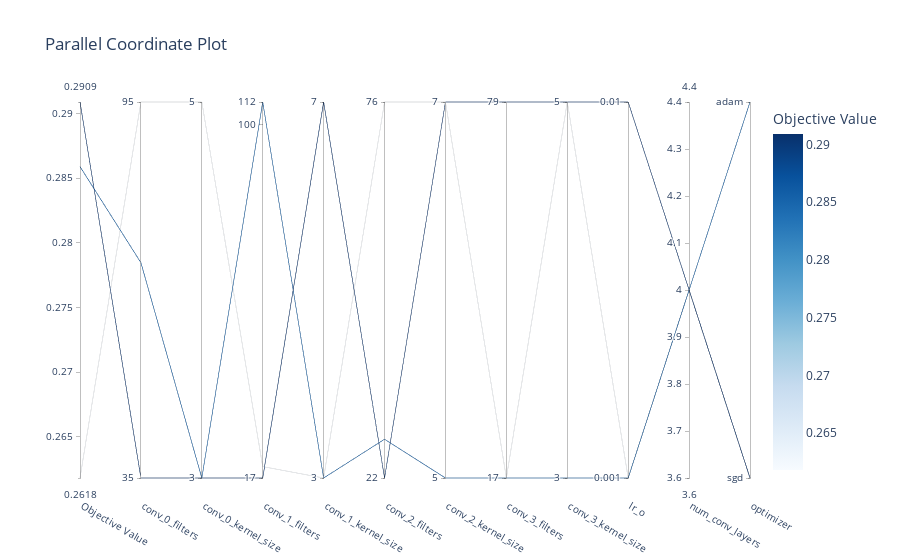

This figure's notebook cell:
### Code cell
import optuna

from optuna.visualization import plot_contour
from optuna.visualization import plot_edf
from optuna.visualization import plot_intermediate_values
from optuna.visualization import plot_optimization_history
from optuna.visualization import plot_parallel_coordinate
from optuna.visualization import plot_param_importances
from optuna.visualization import plot_rank
from optuna.visualization import plot_slice
from optuna.visualization import plot_timeline

import plotly

study = optuna.load_study(study_name="bestArch1", storage="sqlite:///optuna.db")
params = study.best_params
print(params)

plot_parallel_coordinate(study)

### Figure 1 — Plotly figure (JSON) as saved in the notebook; plotly's stock layout.template omitted (floating-point values rounded to 4 significant figures)
{"data": [{"dimensions": [{"label": "Objective Value", "range": [0.2618, 0.2909], "values": [0.2859, 0.2909, 0.2618]}, {"label": "conv_0_filters", "range": [1.544, 1.978], "ticktext": ["35", "95"], "tickvals": [1.544, 1.978], "values": [1.792, 1.544, 1.978]}, {"label": "conv_0_kernel_size", "range": [0, 1], "ticktext": ["3", "5"], "tickvals": [0, 1], "values": [0, 0, 1]}, {"label": "conv_1_filters", "range": [1.23, 2.049], "ticktext": ["17", "100", "112"], "tickvals": [1.23, 2, 2.049], "values": [2.049, 1.23, 1.255]}, {"label": "conv_1_kernel_size", "range": [0, 1], "ticktext": ["3", "7"], "tickvals": [0, 1], "values": [0, 1, 0]}, {"label": "conv_2_filters", "range": [1.342, 1.881], "ticktext": ["22", "76"], "tickvals": [1.342, 1.881], "values": [1.398, 1.342, 1.881]}, {"label": "conv_2_kernel_size", "range": [0, 1], "ticktext": ["5", "7"], "tickvals": [0, 1], "values": [0, 1, 1]}, {"label": "conv_3_filters", "range": [1.23, 1.898], "ticktext": ["17", "79"], "tickvals": [1.23, 1.898], "values": [1.23, 1.898, 1.23]}, {"label": "conv_3_kernel_size", "range": [0, 1], "ticktext": ["3", "5"], "tickvals": [0, 1], "values": [0, 1, 1]}, {"label": "lr_o", "range": [0, 1], "ticktext": ["0.001", "0.01"], "tickvals": [0, 1], "values": [0, 1, 0]}, {"label": "num_conv_layers", "range": [4, 4], "values": [4, 4, 4]}, {"label": "optimizer", "range": [0, 1], "ticktext": ["sgd", "adam"], "tickvals": [0, 1], "values": [1, 0, 0]}], "labelangle": 30, "labelside": "bottom", "line": {"color": [0.2859, 0.2909, 0.2618], "colorbar": {"title": {"text": "Objective Value"}}, "colorscale": [[0, "rgb(247,251,255)"], [0.125, "rgb(222,235,247)"], [0.25, "rgb(198,219,239)"], [0.375, "rgb(158,202,225)"], [0.5, "rgb(107,174,214)"], [0.625, "rgb(66,146,198)"], [0.75, "rgb(33,113,181)"], [0.875, "rgb(8,81,156)"], [1, "rgb(8,48,107)"]], "reversescale": false, "showscale": true}, "type": "parcoords"}], "layout": {"title": {"text": "Parallel Coordinate Plot"}}}
